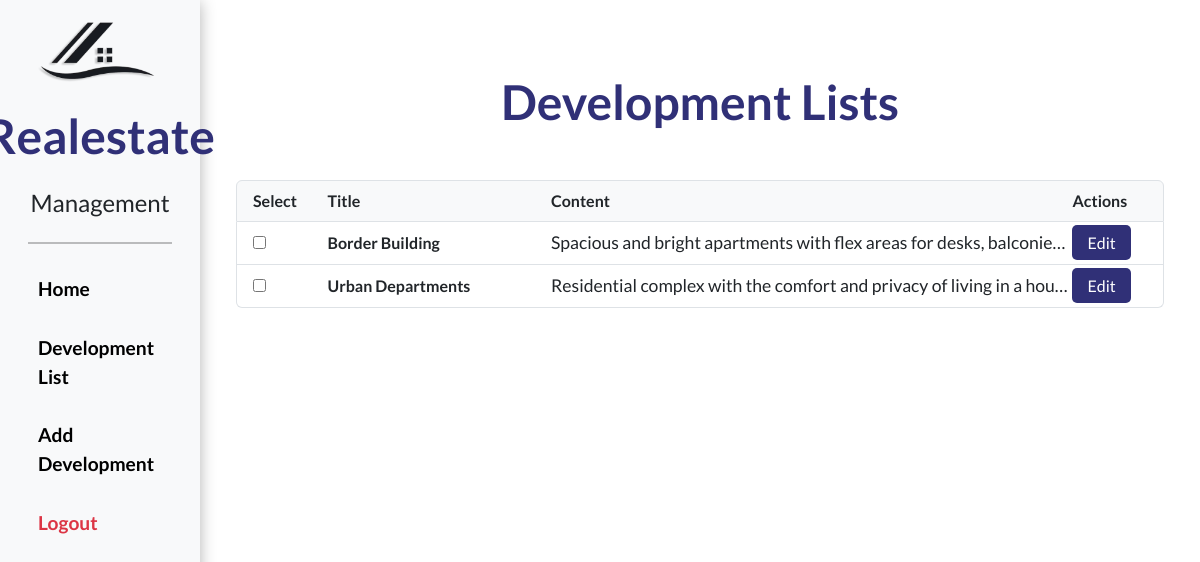
The app's page /management/ (signed in), older data.
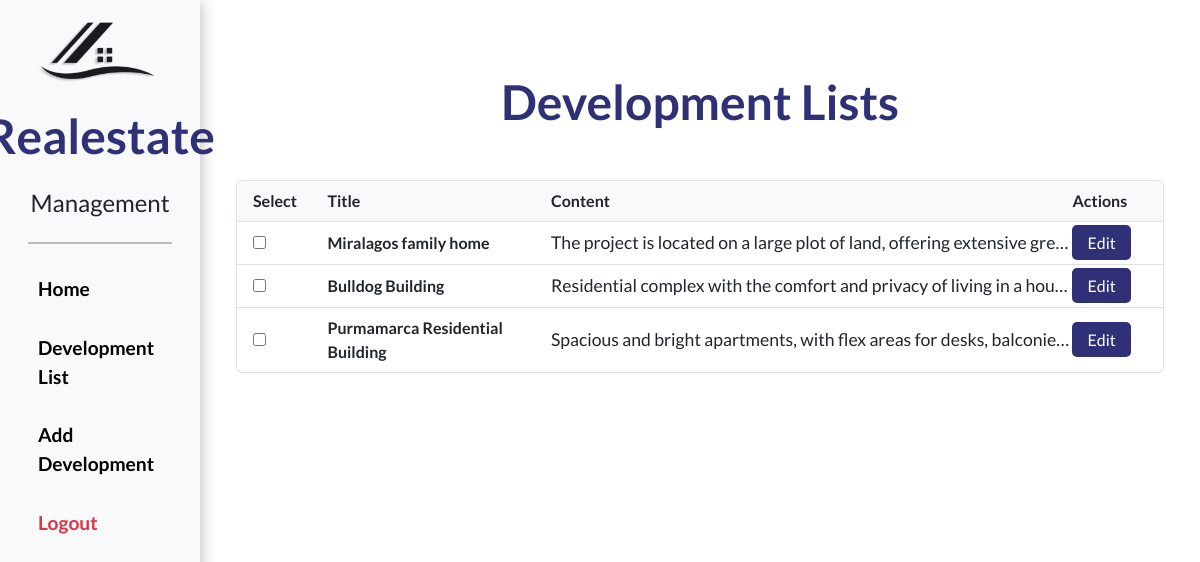
The same page, newer data.
### realestate/models.py (models this page shows, shortened)
class development(models.Model):
    title = models.CharField(max_length=50)
    content = models.CharField(max_length=200)
    image = models.ImageField(upload_to='developments')
    brochurePaper = models.FileField(upload_to='developments_pdfs/')
    created = models.DateTimeField(auto_now_add=True)
    updated = models.DateTimeField(auto_now=True)
    class Meta:
        verbose_name = 'development'
        verbose_name_plural = 'developments'

### realestate/views.py (the view, shortened to what this page needs)
# urls.py: path('management/', views.management, name='management'),
@login_required(login_url='login')
def management(request):
    developments = development.objects.all()
    return render(request, 'realestate/management.html', {
        'developments': developments
    })

### realestate/templates/realestate/management.html (shortened to what this page needs)
{% extends "realestate/layout_development.html" %}
{% block content %}
<div class="container mt-5">
    <h1 class="text-center mb-4 logo-text">Development Lists</h1>
    <form method="post" action="{% url 'management' %}">
        <ul class="list-group">
            <li class="list-group-item d-flex justify-content-between align-items-center fw-bold bg-light">
                <div class="col-1">Select</div>
                <div class="col-3">Title</div>
                <div class="col-7">Content</div>
                <div class="col-1">Actions</div>
            </li>
            {% for dev in developments %}
            <li class="list-group-item d-flex justify-content-between align-items-center">
                <div class="col-1">
                    <input type="checkbox" name="development_ids" value="{{ dev.id }}">
                </div>
                <div class="col-3">
                    <strong>{{ dev.title }}</strong>
                </div>
                <div class="col-7">
                    <p class="mb-0 text-truncate" title="{{ dev.content }}">{{ dev.content }}</p>
                </div>
                <div class="col-1">
                    <a href="{% url 'edit_development' dev.id %}" class="edit-btn">
                        Edit
                    </a>
                </div>
            </li>
            {% empty %}
            <li class="list-group-item text-center">
                There are no developments available.
            </li>
            {% endfor %}
        </ul>
    </form>
</div>
{% endblock %}

### realestate/templates/realestate/layout_development.html (shortened to what this page needs)
<!DOCTYPE html>
<html lang="es-ES">
<head>
	{% load static %}
	{% block css %}
	<link rel="stylesheet" type="text/css" href="{% static 'vendor/bootstrap/css/bootstrap.css' %}">
	<link rel="stylesheet" type="text/css" href="{% static 'css/styleManagement.css' %}">
	{% endblock %}
	<link rel="stylesheet" href="https://cdnjs.cloudflare.com/ajax/libs/font-awesome/6.4.2/css/all.min.css"
 />
</head>
	<body>
		<div class="container-fluid">
			<div class="row">
				<nav class="col-md-3 col-lg-2 d-md-block bg-light sidebar vh-100 position-fixed">
					<div class="position-sticky d-flex flex-column align-items-center p-3">
						<img src="{% static 'logo/logo.png' %}" alt="logo" class="logo-img me-2" style="max-width: 120px;">
						<h1 class="text-center logo-text">Realestate</h1>
						<h4 class="text-center">Management</h4>
						<hr style="border-top: 2px solid black; width: 100%;">
						<ul class="nav flex-column w-100">
							<li class="nav-item">
								<a class="nav-link" href="{% url 'home' %}">Home</a>
							</li>
							<li class="nav-item">
								<a class="nav-link" href="{% url 'management' %}">Development List</a>
							</li>
							<li class="nav-item">
								<a class="nav-link" href="{% url 'add_development' %}">Add Development</a>
							</li>
							<li class="nav-item">
								<a class="nav-link text-danger" href="{% url 'logout' %}">Logout</a>
							</li>
						</ul>
					</div>
				</nav>
				<main class="col-md-9 ms-sm-auto col-lg-10 px-md-4" style="margin-left: 16.7%;">
					{% block content %}{% endblock %}
				</main>
			</div>
		</div>
	</body>
</html>

### realestate/static/css/styleManagement.css (style rules this page uses)
* { box-sizing: border-box; }
html { scroll-behavior: smooth; }
body { font-family: 'Lato', sans-serif; margin: 0; }
h1 { font-size: 3em; font-weight: bold; }
p { font-size: 1.1em; }
a { text-decoration: none; }
.logo-text { color: rgb(48, 48, 119); margin: 0; padding: 25px 0px; font-weight: bold; }
.col-md-3 { background-color: white; box-shadow: 0 2px 15px rgba(0, 0, 0, 0.3); }
.nav-link { font-size: 1.2em; padding: 15px 10px; font-weight: bold; color: black; transition: all 0.5s; }
.edit-btn { font-size: 1em; padding: 8px 15px; color: white; border-radius: 5px; background-color: rgb(48, 48, 119); border-color: rgb(48, 48, 119); }

Row changes from the older to the newer data that the page shows:
removed development: title "Border Building", content "Spacious and bright apartments with flex areas for desks, balconies…"
removed development: title "Urban Departments", content "Residential complex with the comfort and privacy of living in a hou…"
added development: title "Miralagos family home", content "The project is located on a large plot of land, offering extensive gre…"
added development: title "Bulldog Building", content "Residential complex with the comfort and privacy of living in a hou…"
added development: title "Purmamarca Residential Building", content "Spacious and bright apartments, with flex areas for desks, balconie…"
